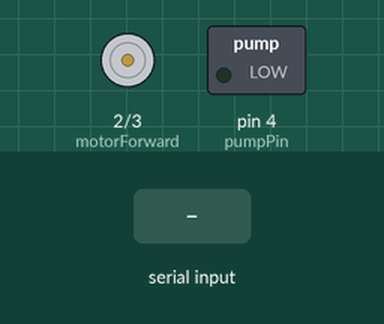
This sketch was run on a simulated Arduino Uno, built with avr-gcc and run on an emulated ATmega328P. Shown: motor-driver pin pairs drawn as motors (green arrow = first pin HIGH = forward, orange = second pin HIGH = backward, longer = more drive), switched loads named in the sketch (green lamp = pin HIGH). Inputs (shaded band) come from the test bench.

Above: at 1.2 s.
1.3 s: "U" received over Serial
At 1.9 s:
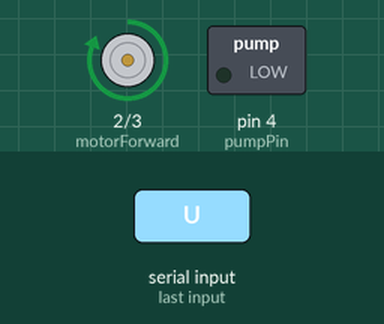
2.8 s: "D" received over Serial
At 4.0 s:
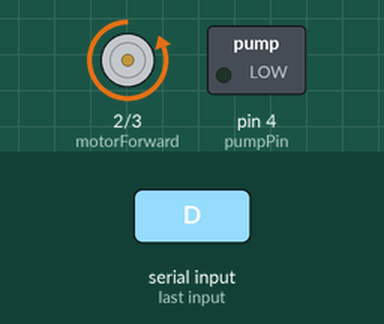
4.3 s: "O" received over Serial
At 5.4 s:
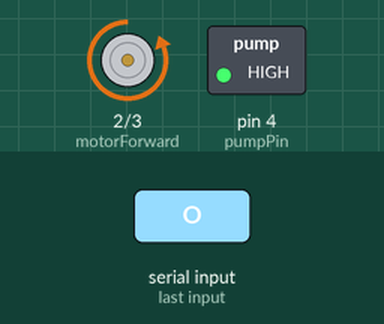
5.8 s: "S" received over Serial
At 6.5 s:
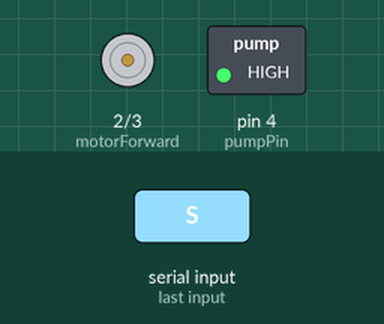
7.3 s: "U" received over Serial
At 7.6 s:
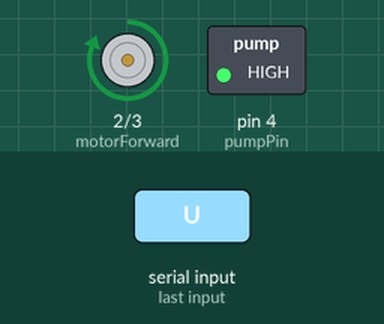
8.8 s: "P" received over Serial
At 10.0 s:
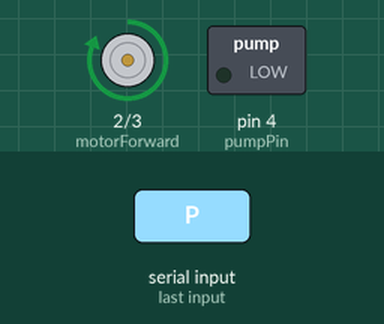
Timing chart, 0 to 11.3 s (numbered marks = the images above; inputs shaded):
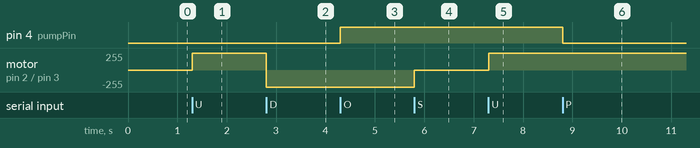

Measured:
- after the input at 1.3 s, motor on pin 2 (motorForward) / pin 3 (motorBackward): stopped → forward 255/255 at once
- after the input at 2.8 s, motor on pin 2 (motorForward) / pin 3 (motorBackward): forward 255/255 → backward 255/255 at once
- after the input at 4.3 s, pin 4 (pumpPin): LOW → HIGH at once
- after the input at 5.8 s, motor on pin 2 (motorForward) / pin 3 (motorBackward): backward 255/255 → stopped at once
- after the input at 7.3 s, motor on pin 2 (motorForward) / pin 3 (motorBackward): stopped → forward 255/255 at once
- after the input at 8.8 s, pin 4 (pumpPin): HIGH → LOW at once

The sketch:

machinecontrols.ino
```cpp
// 6-Motor Tree Climber + Pump
// Control via Bluetooth App (U, D, S, P, O)

int motorForward = 2; // All IN1 & IN3 pins
int motorBackward = 3; // All IN2 & IN4 pins
int pumpPin = 4;      // Relay Signal pin

char command;

void setup() {
  Serial.begin(9600);
  pinMode(motorForward, OUTPUT);
  pinMode(motorBackward, OUTPUT);
  pinMode(pumpPin, OUTPUT);

  stopAll(); // Start in safe mode
}

void loop() {
  if (Serial.available() > 0) {
    command = Serial.read();

    if (command == 'U') {
      // Move all 6 motors forward
      digitalWrite(motorForward, HIGH);
      digitalWrite(motorBackward, LOW);
    }
    else if (command == 'D') {
      // Move all 6 motors backward
      digitalWrite(motorForward, LOW);
      digitalWrite(motorBackward, HIGH);
    }
    else if (command == 'S') {
      stopAll();
    }
    else if (command == 'O') {
      digitalWrite(pumpPin, HIGH); // Pump ON
    }
    else if (command == 'P') {
      digitalWrite(pumpPin, LOW);  // Pump OFF
    }
  }
}

void stopAll() {
  digitalWrite(motorForward, LOW);
  digitalWrite(motorBackward, LOW);
}
```
